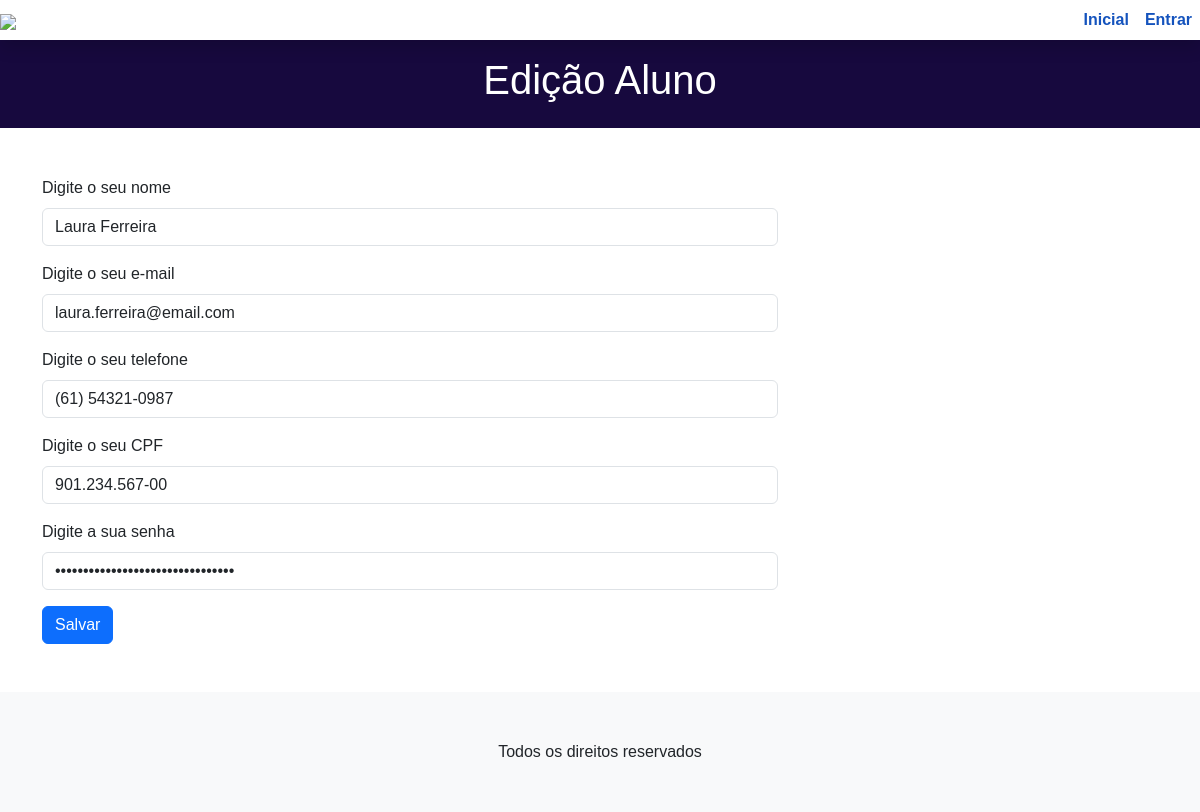
The page /aluno_cadastro.php?id=1 on the database its author committed.
### tables this page shows
CREATE TABLE `alunos` (
  `idAluno` int NOT NULL AUTO_INCREMENT,
  `nome` varchar(250) NOT NULL,
  `email` varchar(250) NOT NULL,
  `telefone` varchar(20) NOT NULL,
  `cpf` varchar(14) NOT NULL,
  `senha` varchar(255) DEFAULT NULL,
  PRIMARY KEY (`idAluno`),
  UNIQUE KEY `idAluno_UNIQUE` (`idAluno`)
);

### aluno_cadastro.php (the view, shortened to what this page needs)
<?php
include __DIR__ . "/header.php";
?>
<?php
try {
    if (isset($_GET['id'])) {
        include_once __DIR__ . "/config/connection.php";
        $id = $_GET['id'];
        $sql = "SELECT * FROM alunos WHERE idAluno = :id";
        $mysql = $pdo->prepare($sql);
        $mysql->bindParam(":id", $id);
        $mysql->execute();
        $aluno = $mysql->fetch(PDO::FETCH_ASSOC);
    }
} catch (\Throwable $th) {
    var_dump($th);
    exit();
}
?>
<main>
    <div class="container-fluid p-3" style="background-color: #17093e;">
        <h1 class=" text-black text-center text-light" style="color: white !important;">
            <?php echo isset($aluno['idAluno']) ? 'Edição' : 'Cadastro'; ?> Aluno
        </h1>
    </div>
    <div class="container py-5">
        <div class="row">
            <div class="col-md-8">
                <form id='form' action="aluno_cadastro.php?id=<?php echo $aluno['idAluno']; ?>" method="post">
                    <div>
                        <label for="form_nome" class="form-label">Digite o seu nome</label>
                        <input id="form_nome" value="<?php echo isset($aluno['nome']) ? $aluno['nome'] : ''; ?>" type="text" placeholder="Nome completo" name="nome" class="form-control" required>
                    </div>
                    <div class="mt-3">
                        <label for="form_email" class="form-label">Digite o seu e-mail</label>
                        <input id="form_email" value="<?php echo isset($aluno['email']) ? $aluno['email'] : ''; ?>" type="email" placeholder="eu@examepl.com" name="email" class="form-control" required>
                    </div>
                    <div class="mt-3">
                        <label for="form_telefone" class="form-label">Digite o seu telefone</label>
                        <input id="form_telefone" value="<?php echo isset($aluno['telefone']) ? $aluno['telefone'] : ''; ?>" type="text" placeholder="DDD + Completo" name="telefone" class="form-control" required>
                    </div>
                    <div class="mt-3">
                        <label for="form_cpf" class="form-label">Digite o seu CPF</label>
                        <input id="form_cpf" value="<?php echo isset($aluno['cpf']) ? $aluno['cpf'] : ''; ?>" type="text" placeholder="CPF" name="cpf" class="form-control" required>
                    </div>
                    <div class="mt-3">
                        <label for="form_senha" class="form-label">Digite a sua senha</label>
                        <input id="form_senha" value="<?php echo isset($aluno['senha']) ? $aluno['senha'] : ''; ?>" type="password" placeholder="Senha" name="senha" class="form-control" required>
                    </div>
                    <div class="">
                        <input type="submit" class="btn btn-primary mt-3" value="Salvar">
                    </div>
                </form>
            </div>
            <div class="col-md-3">
            </div>
        </div>
        </div>
</main>
<?php
include __DIR__ . "/footer.php";
?>

### rows shown on the page
alunos: nome "Laura Ferreira", email "laura.ferreira@email.com", telefone "(61) 54321-0987", cpf "901.234.567-00"
